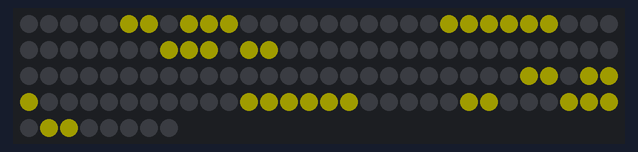
Simulated run of this sketch. Board: Arduino Uno, built with avr-gcc and run on an emulated ATmega328P. On the bench: 128 RGB LEDs in strip order, left to right, continuing on the next row. Dim RGB values are drawn brighter than linear.

Above: at 0.1 s.

The sketch:

led_test.ino
```cpp
#include <FastLED.h>

#define LED_DATA_PIN 11
#define TOTAL_PIXELS 128

CRGB leds[TOTAL_PIXELS];
PROGMEM const int angry[TOTAL_PIXELS][3] = {{0, 0, 0}, {0, 0, 0}, {0, 0, 0}, {0, 0, 0}, {0, 0, 0}, {255, 242, 0}, {255, 242, 0}, {0, 0, 0}, {255, 242, 0}, {255, 242, 0}, {255, 242, 0}, {0, 0, 0}, {0, 0, 0}, {0, 0, 0}, {0, 0, 0}, {0, 0, 0}, {0, 0, 0}, {0, 0, 0}, {0, 0, 0}, {0, 0, 0}, {0, 0, 0}, {255, 242, 0}, {255, 242, 0}, {255, 242, 0}, {255, 242, 0}, {255, 242, 0}, {255, 242, 0}, {0, 0, 0}, {0, 0, 0}, {0, 0, 0}, {0, 0, 0}, {0, 0, 0}, {0, 0, 0}, {0, 0, 0}, {0, 0, 0}, {0, 0, 0}, {0, 0, 0}, {255, 242, 0}, {255, 242, 0}, {255, 242, 0}, {0, 0, 0}, {255, 242, 0}, {255, 242, 0}, {0, 0, 0}, {0, 0, 0}, {0, 0, 0}, {0, 0, 0}, {0, 0, 0}, {0, 0, 0}, {0, 0, 0}, {0, 0, 0}, {0, 0, 0}, {0, 0, 0}, {0, 0, 0}, {0, 0, 0}, {0, 0, 0}, {0, 0, 0}, {0, 0, 0}, {0, 0, 0}, {0, 0, 0}, {0, 0, 0}, {0, 0, 0}, {0, 0, 0}, {0, 0, 0}, {0, 0, 0}, {0, 0, 0}, {0, 0, 0}, {0, 0, 0}, {0, 0, 0}, {0, 0, 0}, {0, 0, 0}, {0, 0, 0}, {0, 0, 0}, {0, 0, 0}, {0, 0, 0}, {0, 0, 0}, {0, 0, 0}, {0, 0, 0}, {0, 0, 0}, {0, 0, 0}, {0, 0, 0}, {0, 0, 0}, {0, 0, 0}, {0, 0, 0}, {0, 0, 0}, {255, 242, 0}, {255, 242, 0}, {0, 0, 0}, {255, 242, 0}, {255, 242, 0}, {255, 242, 0}, {0, 0, 0}, {0, 0, 0}, {0, 0, 0}, {0, 0, 0}, {0, 0, 0}, {0, 0, 0}, {0, 0, 0}, {0, 0, 0}, {0, 0, 0}, {0, 0, 0}, {255, 242, 0}, {255, 242, 0}, {255, 242, 0}, {255, 242, 0}, {255, 242, 0}, {255, 242, 0}, {0, 0, 0}, {0, 0, 0}, {0, 0, 0}, {0, 0, 0}, {0, 0, 0}, {255, 242, 0}, {255, 242, 0}, {0, 0, 0}, {0, 0, 0}, {0, 0, 0}, {255, 242, 0}, {255, 242, 0}, {255, 242, 0}, {0, 0, 0}, {255, 242, 0}, {255, 242, 0}, {0, 0, 0}, {0, 0, 0}, {0, 0, 0}, {0, 0, 0}, {0, 0, 0}, };
void setup() {
  Serial.begin(9600);
  FastLED.addLeds<WS2812B, LED_DATA_PIN, GRB>(leds, TOTAL_PIXELS);
  FastLED.setCorrection(TypicalLEDStrip);
  FastLED.setBrightness(32);
  for(int i = 0; i < TOTAL_PIXELS; i++) {
    const int r = pgm_read_word(&angry[i][0]);
    const int g = pgm_read_word(&angry[i][1]);
    const int b = pgm_read_word(&angry[i][2]);
    /*
    Serial.print(i);
    Serial.print(": ");
    Serial.print(g);
    Serial.print(" ");
    Serial.print(r);
    Serial.print(" ");
    Serial.println(b);
    */
    leds[i] = CRGB(r,g,b);
    //leds[i] = CRGB(50, 5, 5);
  }
  FastLED.show();
}

void loop() {
  // put your main code here, to run repeatedly:

}
```
